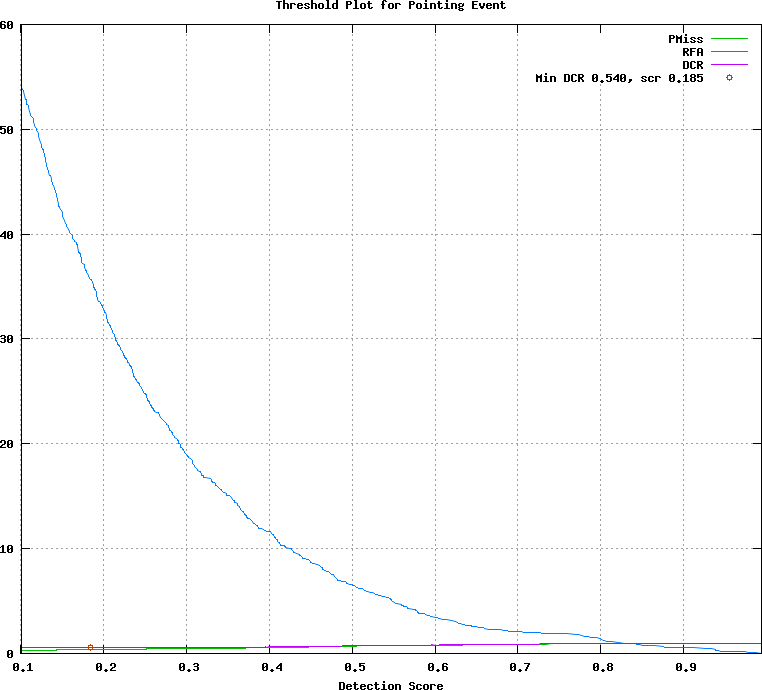

The script that drew this image:
## GNUPLOT command file
set terminal postscript color
set style data lines
set title 'Threshold Plot for Pointing Event'
set xlabel 'Detection Score'
set grid
set size ratio 0.85
plot [0.101000:0.994000]  \
  'test.det.Pointing_Event.dat.1' using 1:4 title 'PMiss' with lines lt 2, \
  'test.det.Pointing_Event.dat.1' using 1:5 title 'RFA' with lines lt 3, \
  'test.det.Pointing_Event.dat.1' using 1:6 title 'DCR' with lines lt 4, \
  'test.det.Pointing_Event.dat.2' using 1:2 title 'Min DCR 0.540, scr 0.185' with points lt 6
